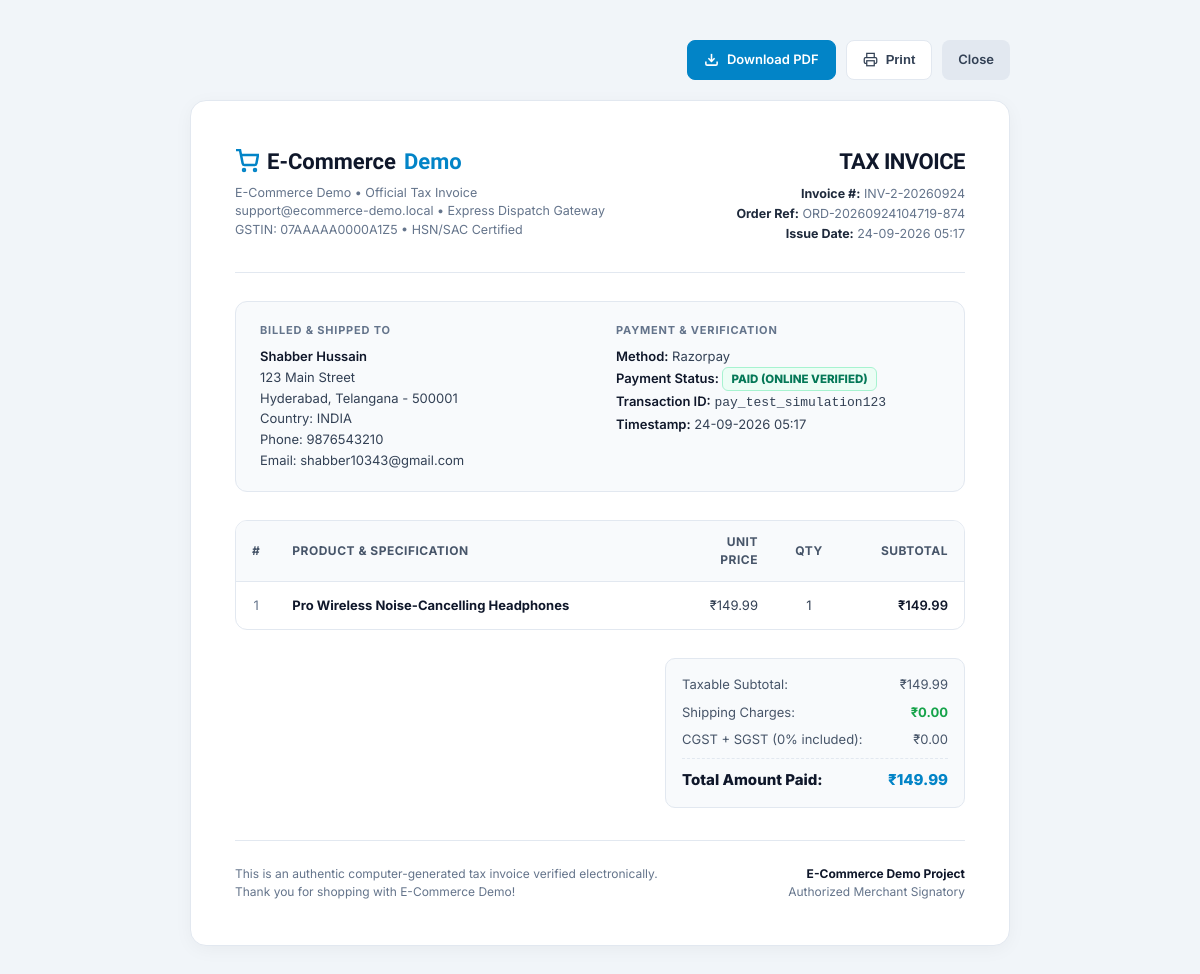
Page /order/2/invoice (signed in) on the committed database.
### tables this page shows
CREATE TABLE orders (
    order_id INTEGER PRIMARY KEY AUTOINCREMENT,
    order_number TEXT NOT NULL UNIQUE,
    customer_id INTEGER NOT NULL,
    address_id INTEGER NOT NULL,
    order_date TIMESTAMP DEFAULT CURRENT_TIMESTAMP,
    order_status TEXT NOT NULL DEFAULT 'pending',
    total_amount REAL NOT NULL,
    created_at TIMESTAMP DEFAULT CURRENT_TIMESTAMP,
    updated_at TIMESTAMP DEFAULT CURRENT_TIMESTAMP,
    FOREIGN KEY (customer_id) REFERENCES customers(customer_id) ON DELETE RESTRICT,
    FOREIGN KEY (address_id) REFERENCES address(address_id) ON DELETE RESTRICT
);

CREATE TABLE customers (
    customer_id INTEGER PRIMARY KEY AUTOINCREMENT, 
    first_name TEXT NOT NULL,
    last_name TEXT NOT NULL,
    e_mail TEXT NOT NULL UNIQUE,
    password_hash TEXT NOT NULL,
    role TEXT NOT NULL DEFAULT 'user',
    phone_number TEXT NOT NULL DEFAULT '',
    profile_image TEXT NULL,
    status TEXT DEFAULT 'active',
    created_at TIMESTAMP DEFAULT CURRENT_TIMESTAMP,
    updated_at TIMESTAMP DEFAULT CURRENT_TIMESTAMP
);

CREATE TABLE address (
    address_id INTEGER PRIMARY KEY AUTOINCREMENT,
    customer_id INTEGER NOT NULL,
    address_line TEXT NOT NULL,
    city TEXT NOT NULL,
    state TEXT NOT NULL,
    pincode TEXT NOT NULL,
    country TEXT NOT NULL DEFAULT 'INDIA',
    phone_number TEXT NULL,
    is_default BOOLEAN DEFAULT 0,
    created_at TIMESTAMP DEFAULT CURRENT_TIMESTAMP,
    FOREIGN KEY (customer_id) REFERENCES customers(customer_id) ON DELETE CASCADE
);

CREATE TABLE payments (
    payment_id INTEGER PRIMARY KEY AUTOINCREMENT,
    order_id INTEGER NOT NULL,
    payment_method TEXT NOT NULL,
    payment_status TEXT NOT NULL DEFAULT 'pending',
    amount_paid REAL NOT NULL,
    payment_date TIMESTAMP DEFAULT CURRENT_TIMESTAMP,
    transaction_id TEXT NOT NULL UNIQUE,
    FOREIGN KEY (order_id) REFERENCES orders(order_id) ON DELETE CASCADE
);

CREATE TABLE order_items (
    order_item_id INTEGER PRIMARY KEY AUTOINCREMENT,
    order_id INTEGER NOT NULL,
    product_id INTEGER NOT NULL,
    quantity INTEGER NOT NULL DEFAULT 1,
    price REAL NOT NULL,
    FOREIGN KEY (order_id) REFERENCES orders(order_id) ON DELETE CASCADE,
    FOREIGN KEY (product_id) REFERENCES products(product_id) ON DELETE RESTRICT
);

CREATE TABLE products (
    product_id INTEGER PRIMARY KEY AUTOINCREMENT,
    category_id INTEGER NOT NULL,
    product_name TEXT NOT NULL UNIQUE,
    description TEXT NULL,
    price REAL NOT NULL,
    image_url TEXT NULL,
    is_active BOOLEAN DEFAULT 1,
    created_at TIMESTAMP DEFAULT CURRENT_TIMESTAMP,
    updated_at TIMESTAMP DEFAULT CURRENT_TIMESTAMP,
    FOREIGN KEY (category_id) REFERENCES categories(category_id) ON DELETE RESTRICT
);

### app.py (the view)
@app.route('/order/<int:order_id>/invoice')
@login_required
def order_invoice(order_id):
    customer_id = session.get('user_id')
    user_role = session.get('user_role')
    conn = db_connection()
    if not conn:
        flash('Database error.', 'danger')
        return redirect(url_for('index'))
    try:
        cursor = conn.cursor(dictionary=True)
        cursor.execute("SELECT * FROM orders WHERE order_id = %s", (order_id,))
        order = cursor.fetchone()
        if not order or (order['customer_id'] != customer_id and user_role != 'admin'):
            cursor.close()
            conn.close()
            flash('Invoice not found or unauthorized access.', 'danger')
            return redirect(url_for('index'))
        cursor.execute("SELECT * FROM customers WHERE customer_id = %s", (order['customer_id'],))
        customer = cursor.fetchone()
        cursor.execute("SELECT * FROM address WHERE address_id = %s", (order['address_id'],))
        address = cursor.fetchone()
        cursor.execute("SELECT * FROM payments WHERE order_id = %s LIMIT 1", (order_id,))
        payment = cursor.fetchone()
        cursor.execute("""
            SELECT oi.*, p.product_name
            FROM order_items oi
            JOIN products p ON oi.product_id = p.product_id
            WHERE oi.order_id = %s
        """, (order_id,))
        items = cursor.fetchall()
        cursor.close()
        conn.close()
        return render_template(
            'website/invoice.html',
            order=order,
            customer=customer,
            address=address,
            payment=payment,
            items=items
        )
    except Exception as err:
        flash(f'Error loading invoice: {err}', 'danger')
        if conn:
            conn.close()
        return redirect(url_for('index'))

### templates/website/invoice.html (shortened to what this page needs)
<!DOCTYPE html>
<html lang="en">
<head>
</head>
<body>
<div class="invoice-wrapper">
    {% if not is_pdf %}
    <div class="action-bar no-print">
        <a href="{{ url_for('download_invoice', order_id=order.order_id) }}" class="action-btn btn-dl">
            <svg width="15" height="15" viewBox="0 0 24 24" fill="none" stroke="currentColor" stroke-width="2.5"><path d="M21 15v4a2 2 0 0 1-2 2H5a2 2 0 0 1-2-2v-4"></path><polyline points="7 10 12 15 17 10"></polyline><line x1="12" y1="15" x2="12" y2="3"></line></svg>
            Download PDF
        </a>
        <button onclick="window.print()" class="action-btn btn-print">
            <svg width="15" height="15" viewBox="0 0 24 24" fill="none" stroke="currentColor" stroke-width="2"><polyline points="6 9 6 2 18 2 18 9"></polyline><path d="M6 18H4a2 2 0 0 1-2-2v-5a2 2 0 0 1 2-2h16a2 2 0 0 1 2 2v5a2 2 0 0 1-2 2h-2"></path><rect x="6" y="14" width="12" height="8"></rect></svg>
            Print
        </button>
        <a href="{{ url_for('customer_orders') }}" class="action-btn btn-close">Close</a>
    </div>
    {% endif %}
    <div class="invoice-card">
        <div class="header-grid">
            <div>
                <div class="brand-logo">
                    <svg width="24" height="24" viewBox="0 0 24 24" fill="none" stroke="currentColor" stroke-width="2.5" style="color: var(--primary);"><circle cx="9" cy="21" r="1"></circle><circle cx="20" cy="21" r="1"></circle><path d="M1 1h4l2.68 13.39a2 2 0 0 0 2 1.61h9.72a2 2 0 0 0 2-1.61L23 6H6"></path></svg>
                    E-Commerce <span>Demo</span>
                </div>
                <div class="company-meta">
                    E-Commerce Demo &bull; Official Tax Invoice<br>
                    support@ecommerce-demo.local &bull; Express Dispatch Gateway<br>
                    GSTIN: 07AAAAA0000A1Z5 &bull; HSN/SAC Certified
                </div>
            </div>
            <div class="invoice-title">
                <h1>TAX INVOICE</h1>
                <div class="meta-tag">
                    <strong>Invoice #:</strong> INV-{{ order.order_id }}-{{ order.order_date.strftime('%Y%m%d') if order.order_date else '2026' }}<br>
                    <strong>Order Ref:</strong> {{ order.order_number }}<br>
                    <strong>Issue Date:</strong> {{ order.order_date.strftime('%d-%m-%Y %H:%M') if order.order_date else '' }}
                </div>
            </div>
        </div>
        <div class="details-grid">
            <div>
                <div class="section-title">Billed &amp; Shipped To</div>
                <div class="details-content">
                    <strong>{{ customer.first_name }} {{ customer.last_name }}</strong><br>
                    {{ address.address_line }}<br>
                    {{ address.city }}, {{ address.state }} - {{ address.pincode }}<br>
                    Country: {{ address.country or 'India' }}<br>
                    Phone: {{ address.phone_number or customer.phone_number }}<br>
                    Email: {{ customer.e_mail }}
                </div>
            </div>
            <div>
                <div class="section-title">Payment &amp; Verification</div>
                <div class="details-content">
                    <strong>Method:</strong> {{ payment.payment_method if payment else 'Cash on Delivery' }}<br>
                    <strong>Payment Status:</strong>
                    {% if payment and payment.payment_status in ['pending', 'unpaid'] %}
                        <span class="status-pill" style="background: #fff7ed; color: #c2410c; border: 1px solid #fdba74; font-weight: 800;">UNPAID (CASH ON DELIVERY)</span><br>
                    {% else %}
                        <span class="status-pill" style="background: #ecfdf5; color: #047857; border: 1px solid #a7f3d0; font-weight: 800;">PAID (ONLINE VERIFIED)</span><br>
                    {% endif %}
                    <strong>Transaction ID:</strong> <span style="font-family: monospace;">{{ payment.transaction_id if payment else 'N/A' }}</span><br>
                    <strong>Timestamp:</strong> {{ payment.payment_date.strftime('%d-%m-%Y %H:%M') if payment and payment.payment_date else '' }}
                </div>
            </div>
        </div>
        <div class="items-table-wrapper">
            <table class="items-table">
                <thead>
                    <tr>
                        <th style="width: 40px; text-align: center;">#</th>
                        <th>Product &amp; Specification</th>
                        <th style="width: 100px; text-align: right;">Unit Price</th>
                        <th style="width: 70px; text-align: center;">Qty</th>
                        <th style="width: 120px; text-align: right;">Subtotal</th>
                    </tr>
                </thead>
                <tbody>
                    {% for item in items %}
                        <tr>
                            <td style="text-align: center; color: var(--slate-500);">{{ loop.index }}</td>
                            <td>
                                <strong style="color: var(--slate-900);">{{ item.product_name }}</strong>
                            </td>
                            <td style="text-align: right;">₹{{ "%.2f"|format(item.price) }}</td>
                            <td style="text-align: center;">{{ item.quantity }}</td>
                            <td style="text-align: right; font-weight: 600; color: var(--slate-900);">₹{{ "%.2f"|format(item.price * item.quantity) }}</td>
                        </tr>
                    {% endfor %}
                </tbody>
            </table>
        </div>
        <div class="total-summary-box">
            <div class="summary-card">
                <div class="summary-row">
                    <span>Taxable Subtotal:</span>
                    <span>₹{{ "%.2f"|format(order.total_amount) }}</span>
                </div>
                <div class="summary-row">
                    <span>Shipping Charges:</span>
                    <span style="color: #16a34a; font-weight: 700;">₹0.00</span>
                </div>
                <div class="summary-row">
                    <span>CGST + SGST (0% included):</span>
                    <span>₹0.00</span>
                </div>
                {% if payment and payment.payment_status in ['pending', 'unpaid'] %}
                    <div class="summary-row" style="color: #ea580c; font-weight: 700;">
                        <span>Amount Paid Now:</span>
                        <span>₹0.00</span>
                    </div>
                    <div class="summary-row final" style="color: #dc2626; border-top: 2px solid #fecaca; margin-top: 6px; padding-top: 10px;">
                        <span>Balance Due on Delivery:</span>
                        <span style="color: #dc2626;">₹{{ "%.2f"|format(order.total_amount) }}</span>
                    </div>
                {% else %}
                    <div class="summary-row final">
                        <span>Total Amount Paid:</span>
                        <span style="color: var(--primary);">₹{{ "%.2f"|format(payment.amount_paid if payment and payment.amount_paid else order.total_amount) }}</span>
                    </div>
                {% endif %}
            </div>
        </div>
        <div class="footer-notes">
            <div>
                <p>This is an authentic computer-generated tax invoice verified electronically.</p>
                <p>Thank you for shopping with E-Commerce Demo!</p>
            </div>
            <div style="text-align: right;">
                <strong style="color: var(--slate-900);">E-Commerce Demo Project</strong><br>
                <span>Authorized Merchant Signatory</span>
            </div>
        </div>
    </div>
</div>
</body>
</html>

### rows in the picture
orders: order_id "2", order_number "ORD-20260924104719-874", total_amount "149.99"
customers: first_name "Shabber", last_name "Hussain", phone_number "9876543210", e_mail "shabber10343@gmail.com"
address: address_line "123 Main Street", city "Hyderabad", state "Telangana", pincode "500001", country "INDIA"
payments: payment_method "Razorpay", transaction "pay_test_simulation123", amount_paid "149.99"
order_items: product_name "Pro Wireless Noise-Cancelling Headphones", price "149.99", quantity "1", item.price*item.quantity "149.99"

### other values in the picture
{{ order.order_date.strftime('%Y%m%d') if order.order_date else '2026' }} "20260924"
